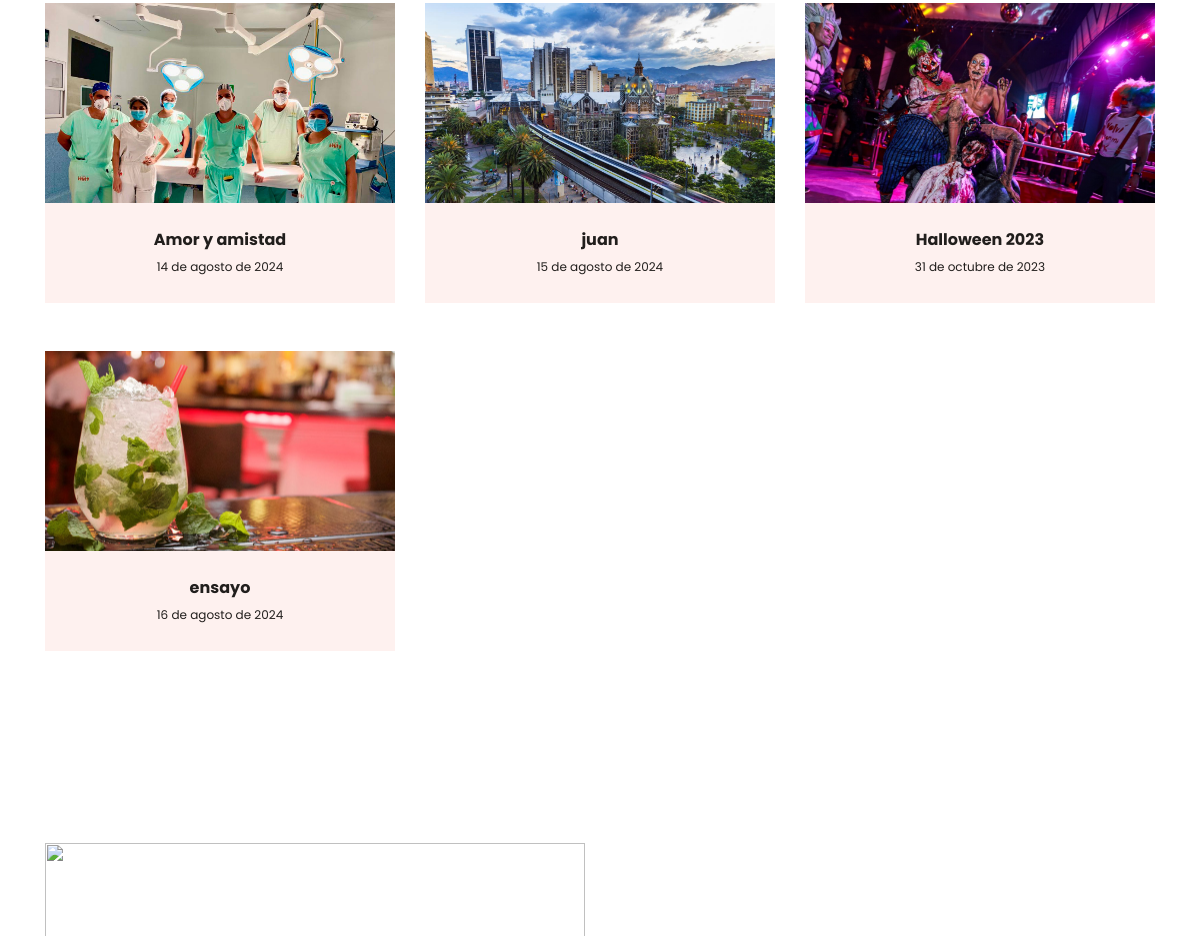
The app's page / (middle part), older data.
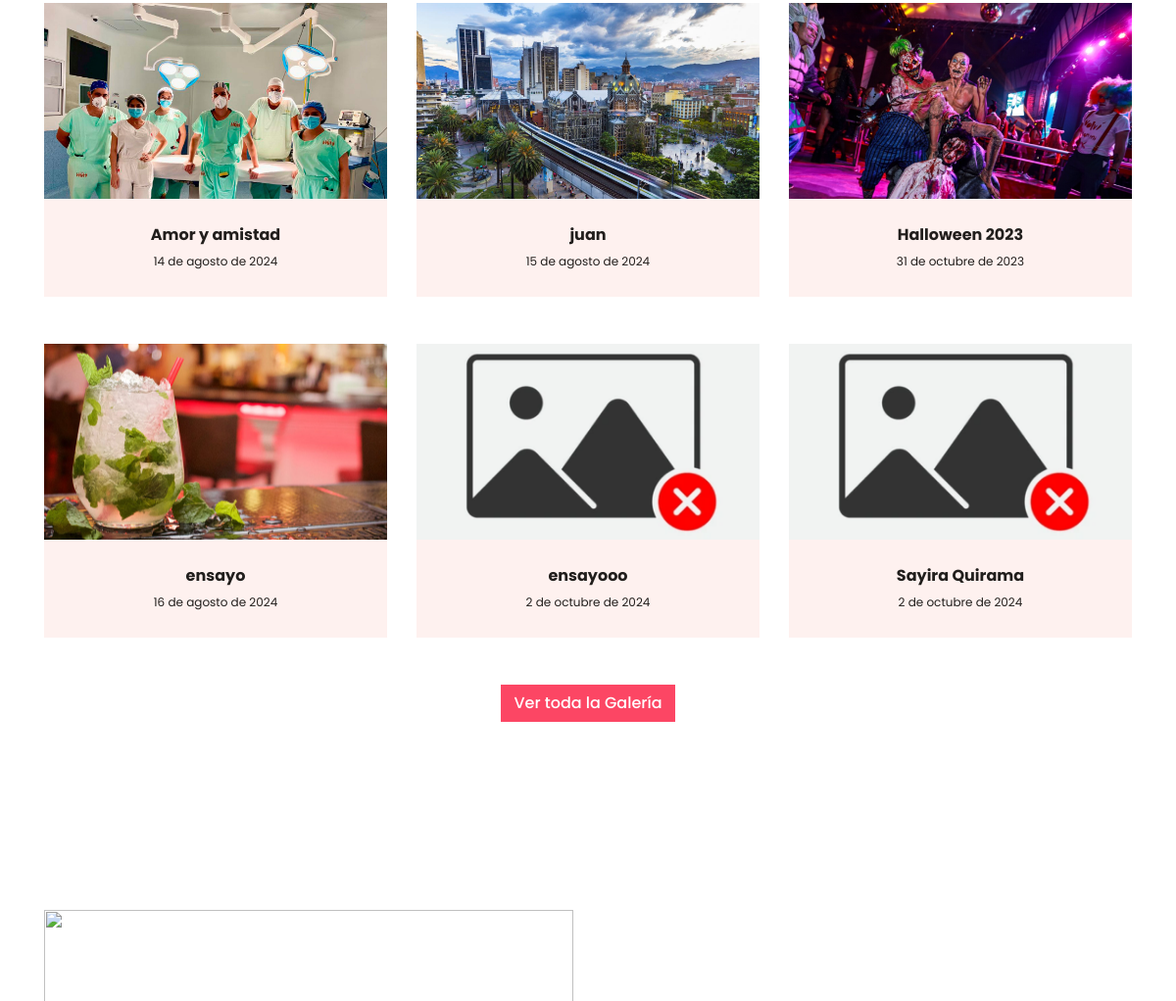
The same page, newer data.
### Oasis/models.py (models this page shows)
class Galeria(models.Model):
    nombre = models.CharField(max_length=254)
    fecha = models.DateField()
    foto = models.ImageField(upload_to="Img_carpeta/", default="Img_carpeta/default.png")

### Oasis/views.py (the view)
# urls.py: path('', views.index, name="index"),
def index(request):
    logueo = request.session.get("logueo", False)
    menu = Categoria.objects.all()
    galeria = Galeria.objects.all()
    contexto = {'menu': menu, 'galeria': galeria, 'user': logueo}
    if logueo == False:
        return render(request, "Oasis/index.html", contexto)
    else:
        return redirect("inicio")

### Oasis/templates/Oasis/index.html (shortened to what this page needs)
{% extends 'Oasis/barNavInicio.html' %}
{% load static %}
{% block contenedor %}
  <div class="container-fluid py-5">
    <div class="container pt-5">
      <div class="row">
        {% for g in galeria|slice:":6" %}
          <div class="col-lg-4 col-md-6">
            <div class="team position-relative overflow-hidden mb-5" style="display: flex; flex-direction: column; flex: 1;">
              <img class="img-fluid" src="{{ g.foto.url }}" alt="" style="width: 100%; height: 200px; object-fit: cover;">
              <div class="position-relative text-center" style="flex: 1;">
                <div class="team-text bg-light text-dark">
                  <h5 class="font-weight-bold" style="font-size: 16px;">{{ g.nombre }}</h5>
                  <p class="m-0" style="font-size: 12px;">{{ g.fecha }}</p>
                </div>
                <div class="team-social bg-primary text-center">
                  <a class="btn btn-outline-light" href="#">Ver Carpeta</a>
                </div>
              </div>
            </div>
          </div>
        {% endfor %}
        </div>
        {% if galeria|length > 6 %}
          <div class="container-fluid px-0 pb-5">
            <div class="row mx-0 justify-content-center text-center">
                  <div class="col-lg-6">
                      <a type="button" class="btn btn-primary">Ver toda la Galería</a>
                  </div>
              </div>
          </div>
        {% endif %}
      </div>
    </div>
  <div class="container-fluid py-5">
    <div class="container py-5">
      <div class="row">
        <div class="col-lg-6" style="min-height: 500px;">
          <div class="position-relative h-100">
            <img class="position-absolute w-100 h-100" src="{% static 'Oasis/img/hombre-horario.png' %}" style="object-fit: cover;">
          </div>
        </div>
        <div class="col-lg-6 pt-5 pb-lg-5">
        </div>
      </div>
    </div>
  </div>
{% endblock %}

Row changes from the older to the newer data that the page shows:
added Galeria: foto (placeholder picture), nombre "ensayooo", fecha "2 de octubre de 2024"
added Galeria: foto (placeholder picture), nombre "Sayira Quirama", fecha "2 de octubre de 2024"
Text that changed along with them:
text now shown: "Ver toda la Galería"
